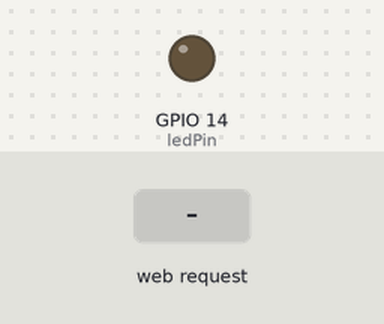
Bench run of a sketch on a simulated ESP8266 (NodeMCU). Parts: output pins drawn as LEDs (lit = HIGH). The inputs (shaded band) are chosen by the test bench. WiFi joins after 1.5 s; servers stay silent unless stated; what the sketch prints to the serial monitor is not drawn.

Above: at 2.7 s.
2.8 s: HTTP request GET /alert received
At 4.0 s:
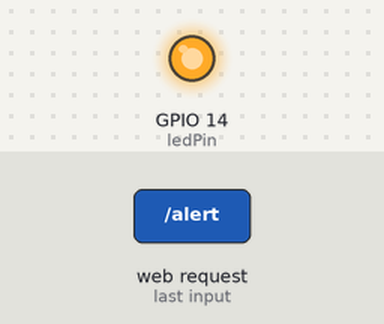
Timing chart, 0 to 7.3 s (numbered marks = the images above; inputs shaded):
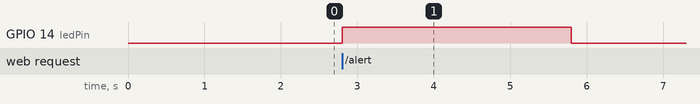

Measured:
- after the input at 2.8 s, GPIO 14 (ledPin): LOW → HIGH at once, → LOW 3.0 s later

The sketch:

main.ino
```cpp
#include <ESP8266WiFi.h>
#include <ESP8266mDNS.h>
#include <ESP8266WebServer.h>

const char* ssid = "YourSSID";          // Replace with your WiFi SSID
const char* password = "YourPassword";  // Replace with your WiFi Password

ESP8266WebServer server(80);  // Create a web server on port 80

const int ledPin = 14;  // D5 pin is GPIO14

void handleAlert() {
  Serial.println("Alert received");  // Log when alert is received
  digitalWrite(ledPin, HIGH);  // Turn on LED (HIGH turns the LED on)
  delay(3000);                // Wait for 3 seconds
  digitalWrite(ledPin, LOW);  // Turn off LED
  server.send(200, "text/plain", "LED lit for 3 seconds");
}

void setup() {
  // Start Serial for debugging
  Serial.begin(115200);
  Serial.println();

  // Setup LED pin as output
  pinMode(ledPin, OUTPUT);
  digitalWrite(ledPin, LOW);  // Make sure LED is off initially

  // Connect to WiFi
  WiFi.begin(ssid, password);
  Serial.print("Connecting to WiFi");
  while (WiFi.status() != WL_CONNECTED) {
    delay(500);
    Serial.print(".");
  }
  Serial.println("");
  Serial.println("WiFi connected");

  // Start the mDNS responder
  if (MDNS.begin("esp8266")) {
    Serial.println("mDNS responder started");
  } else {
    Serial.println("Error setting up mDNS responder");
  }

  // Define a route that will trigger the LED
  server.on("/alert", handleAlert);

  // Start the web server
  server.begin();
  Serial.println("HTTP server started");

  // Print the IP address
  Serial.print("IP address: ");
  Serial.println(WiFi.localIP());
}

void loop() {
  // Handle any incoming HTTP requests
  server.handleClient();

  // You need to call MDNS.update() regularly
  MDNS.update();
}
```
